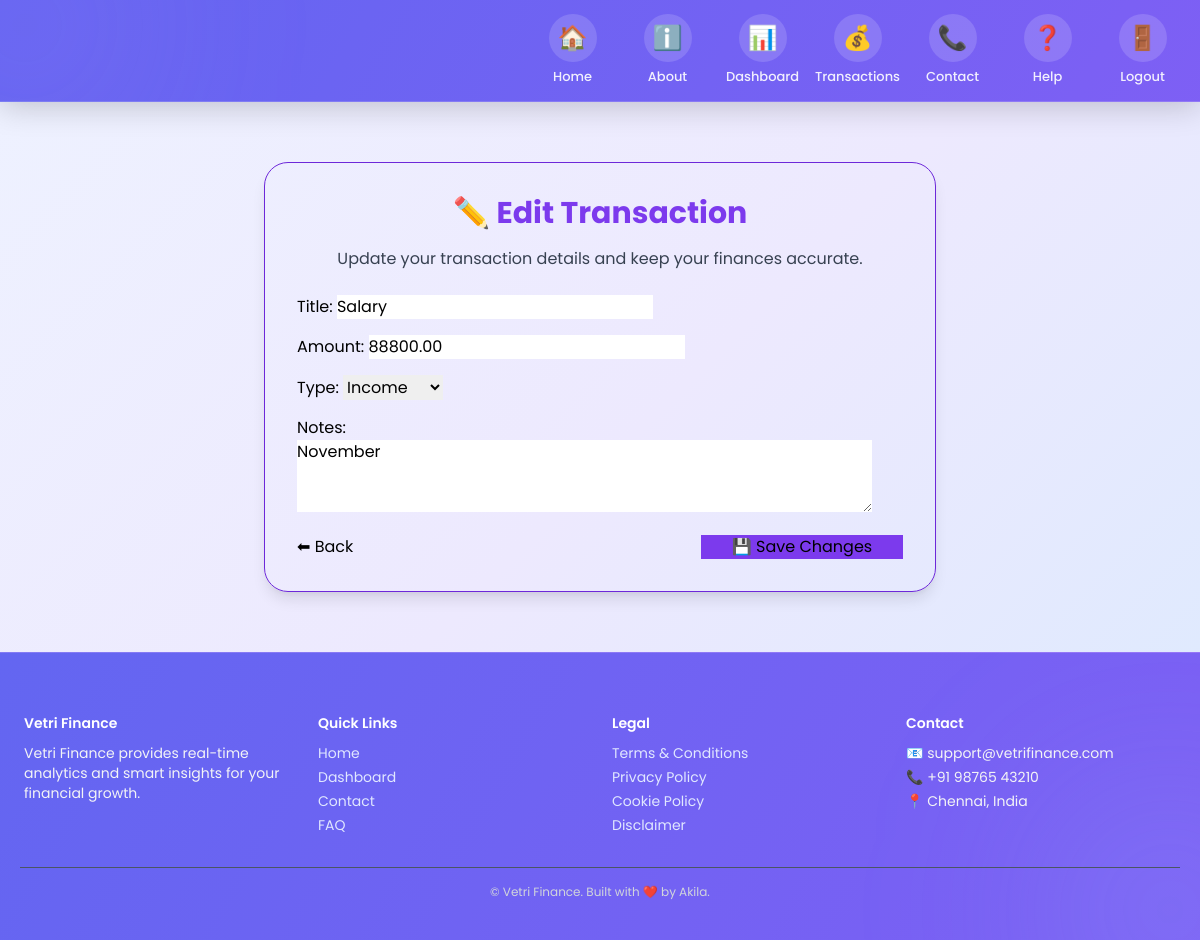
The page /transactions/10/edit/ (signed in) on the database its author committed.
### transactions/models.py (models this page shows, shortened)
class Transaction(models.Model):
    TRANSACTION_TYPES = [
        ('income', 'Income'),
        ('expense', 'Expense'),
    ]
    title = models.CharField(max_length=100)
    amount = models.DecimalField(max_digits=10, decimal_places=2)
    type = models.CharField(max_length=10, choices=TRANSACTION_TYPES)
    date = models.DateField(auto_now_add=True)
    user = models.ForeignKey(User, on_delete=models.CASCADE, related_name='transactions')
    notes = models.TextField(blank=True, null=True)
    created_at = models.DateTimeField(auto_now_add=True)
    updated_at = models.DateTimeField(auto_now=True)
    class Meta:
        ordering = ['-date']
        verbose_name = 'Transaction'
        verbose_name_plural = 'Transactions'

### transactions/views.py (the view)
# urls.py: path('<int:pk>/edit/', views.edit_transaction, name='edit_transaction'),
@login_required
def edit_transaction(request, pk):
    transaction = get_object_or_404(Transaction, pk=pk, user=request.user)
    if request.method == 'POST':
        form = TransactionForm(request.POST, instance=transaction)
        if form.is_valid():
            form.save()
            messages.success(request, "✏️ Transaction updated successfully!")
            return redirect('transaction_list')
    else:
        form = TransactionForm(instance=transaction)
    return render(request, 'transactions/edit_transaction.html', {'form': form, 'transaction': transaction})

### transactions/forms.py
class TransactionForm(forms.ModelForm):
    class Meta:
        model = Transaction
        fields = ['title', 'amount', 'type', 'notes']
        widgets = {
            'title': forms.TextInput(attrs={'class': 'form-control', 'placeholder': 'Enter title'}),
            'amount': forms.NumberInput(attrs={'class': 'form-control', 'placeholder': 'Enter amount'}),
            'type': forms.Select(attrs={'class': 'form-control'}),
            'notes': forms.Textarea(attrs={'class': 'form-control', 'rows': 3, 'placeholder': 'Optional notes'}),
        }

### transactions/templates/transactions/edit_transaction.html (shortened to what this page needs)
{% extends 'registration/base.html' %}
{% load static %}
{% block content %}
<div class="flex justify-center items-center min-h-[70vh]">
  <div class="max-w-2xl w-full bg-gray-800/70 backdrop-blur-lg p-8 rounded-3xl shadow-lg border border-purple-700">
    <h2 class="text-3xl font-bold text-center mb-4 text-purple-600">✏️ Edit Transaction</h2>
    <p class="text-center text-gray-700 mb-6">Update your transaction details and keep your finances accurate.</p>
    <form method="POST" class="space-y-4 text-black">
      {{ form.as_p }}
      <div class="flex justify-between mt-6">
        <a href="{% url 'transaction_list' %}" class="btn btn-outline-light w-1/3">⬅ Back</a>
        <button type="submit" class="btn btn-primary bg-purple-600 hover:bg-purple-700 border-0 w-1/3">💾 Save Changes</button>
      </div>
    </form>
  </div>
</div>
{% endblock %}

### users/templates/registration/base.html (style rules this page uses)
body { font-family: 'Poppins', sans-serif; background: linear-gradient(135deg, #eef2ff, #ede9fe, #dbeafe); background-attachment: fixed; color: #1e293b; display: flex; flex-direction: column; min-height: 100vh; overflow-x: hidden; scroll-behavior: smooth; }

### rows shown on the page
Transaction: title "Salary", amount "88800.00", type "Income", notes "November"
